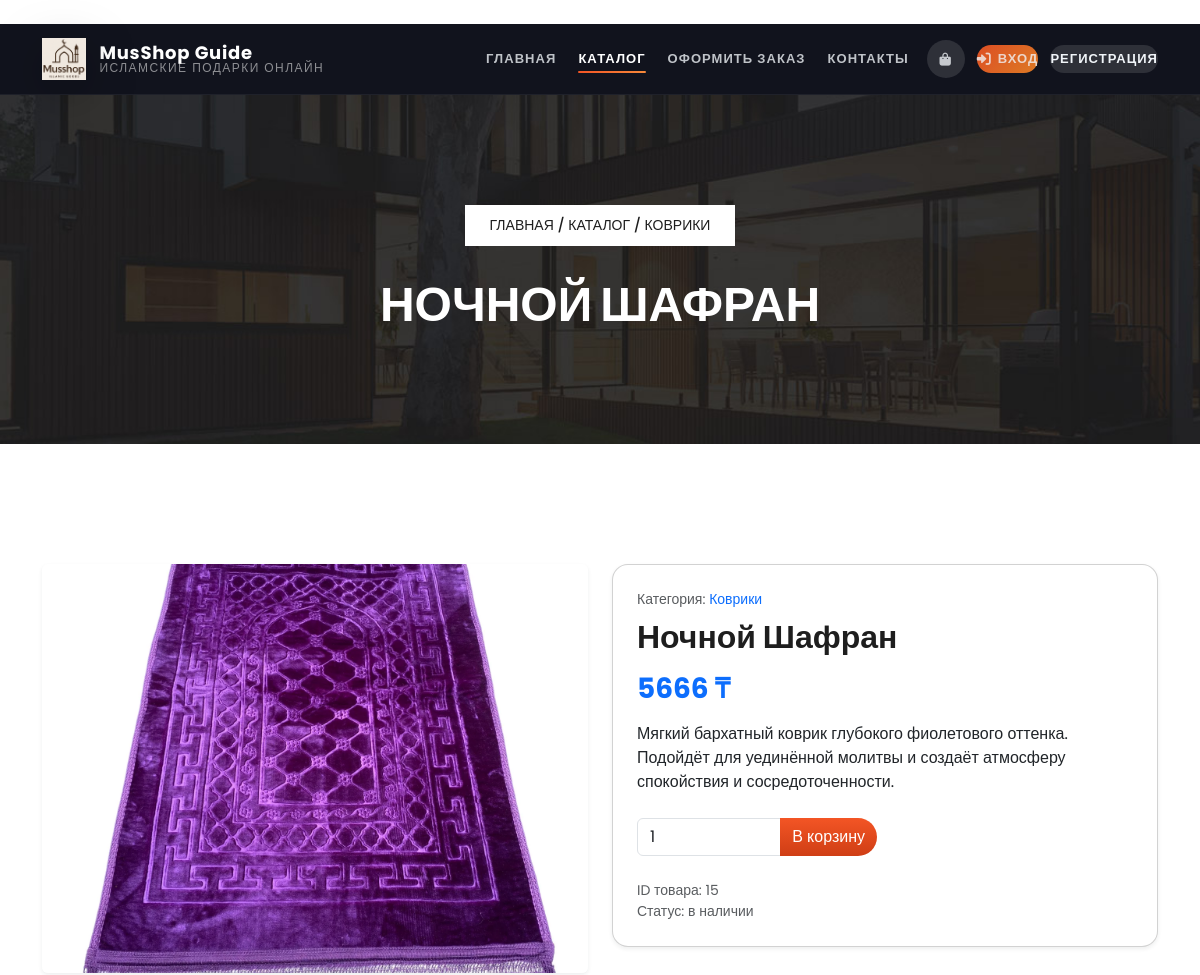
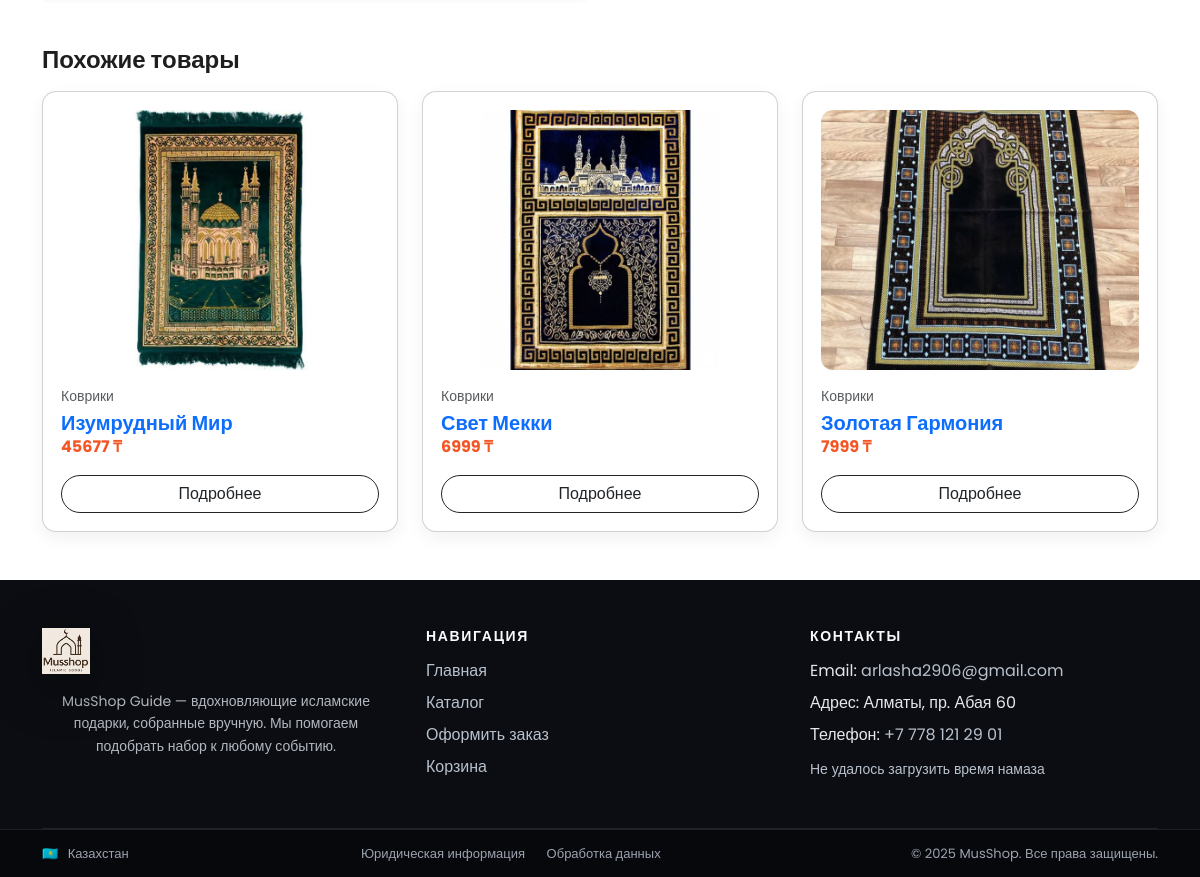
/product/nochnoj-shafran/, run on the app's committed database (2 pictures, top to bottom).
### catalog/models.py (models this page shows, shortened)
class Product(models.Model):
    category = models.ForeignKey(Category, on_delete=models.PROTECT, related_name="products", verbose_name="Категория")
    title = models.CharField("Название", max_length=200)
    slug = models.SlugField("Слаг", max_length=220, unique=True, blank=True)
    price = models.DecimalField("Цена, ₸", max_digits=12, decimal_places=2)
    image = models.ImageField("Фото", upload_to="products/")
    short_desc = models.CharField("Краткое описание", max_length=250, blank=True)
    description = models.TextField("Описание", blank=True)
    is_active = models.BooleanField("Показывать на сайте", default=True)
    created_at = models.DateTimeField(auto_now_add=True)
    class Meta:
        verbose_name = "Товар"
        verbose_name_plural = "Товары"
        ordering = ["-created_at"]

class Category(models.Model):
    name = models.CharField("Название", max_length=120, unique=True)
    slug = models.SlugField("Слаг", max_length=140, unique=True, blank=True)
    class Meta:
        verbose_name = "Категория"
        verbose_name_plural = "Категории"
        ordering = ["name"]

### catalog/views.py (the view)
# urls.py: path("product/<slug:slug>/", views.product_detail, name="product"),
def product_detail(request, slug):
    product = get_object_or_404(Product, slug=slug, is_active=True)
    related = (
        Product.objects.filter(is_active=True, category=product.category)
        .exclude(id=product.id)[:3]
    )
    return render(
        request,
        "product_detail.html",
        {
            "product": product,
            "related": related,
        },
    )

### cart/context_processors.py (called while the page is built)
def cart(request):
    session_cart = request.session.get("cart", {})
    total_qty = sum(item.get("qty", 0) for item in session_cart.values())
    return {"cart_count": total_qty, "cart_items": session_cart}

### templates/product_detail.html (shortened to what this page needs)
{% extends "base.html" %}
{% load static %}
{% block page_heading %}
<div class="page-heading header-text">
  <div class="container">
    <div class="row"><div class="col-lg-12">
      <span class="breadcrumb"><a href="{% url 'home' %}">Главная</a> / <a href="{% url 'shop_all' %}">Каталог</a> / {{ product.category.name }}</span>
      <h3>{{ product.title }}</h3>
    </div></div>
  </div>
</div>
{% endblock %}
{% block content %}
<div class="product-detail">
  <div class="row g-4">
    <div class="col-lg-6">
      <div class="ratio ratio-4x3 rounded shadow-sm overflow-hidden">
        {% if product.image %}
          <img src="{{ product.image.url }}" class="w-100 h-100 object-fit-cover" alt="{{ product.title }}">
        {% else %}
          <img src="{% static 'assets/images/property-01.jpg' %}" class="w-100 h-100 object-fit-cover" alt="{{ product.title }}">
        {% endif %}
      </div>
    </div>
    <div class="col-lg-6">
      <div class="card shadow-sm" style="border-radius:16px;">
        <div class="card-body p-4">
          <span class="text-muted small">Категория: <a href="{% url 'category' product.category.slug %}">{{ product.category.name }}</a></span>
          <h2 class="mt-2">{{ product.title }}</h2>
          <div class="d-flex align-items-baseline gap-2 mt-3">
            <h3 class="text-primary mb-0">{{ product.price|floatformat:0 }} ₸</h3>
          </div>
          {% if product.description %}
            <div class="mt-3 product-description">{{ product.description|linebreaksbr }}</div>
          {% endif %}
          <form class="mt-4" action="{% url 'cart_add' product.slug %}" method="post">
            <div class="input-group" style="max-width:240px;">
              <input type="number" name="qty" value="1" min="1" class="form-control">
              <button class="btn btn-primary" type="submit">В корзину</button>
            </div>
          </form>
          <div class="mt-4 small text-muted">
            <div>ID товара: {{ product.id }}</div>
            <div>Статус: {% if product.is_active %}в наличии{% else %}нет в наличии{% endif %}</div>
          </div>
        </div>
      </div>
    </div>
  </div>
  {% if related %}
    <div class="mt-5">
      <h4 class="mb-3">Похожие товары</h4>
      <div class="row g-4">
        {% for item in related %}
          <div class="col-sm-6 col-lg-4">
            <div class="card product-card h-100">
              <div class="product-thumb mb-3">
                {% if item.image %}
                  <img src="{{ item.image.url }}" alt="{{ item.title }}">
                {% else %}
                  <img src="{% static 'assets/images/property-02.jpg' %}" alt="{{ item.title }}">
                {% endif %}
              </div>
              <span class="text-muted small">{{ item.category.name }}</span>
              <h5 class="mt-1"><a href="{% url 'product' item.slug %}">{{ item.title }}</a></h5>
              <div class="price mt-auto">{{ item.price|floatformat:0 }} ₸</div>
              <a class="btn btn-outline-dark mt-3" href="{% url 'product' item.slug %}">Подробнее</a>
            </div>
          </div>
        {% endfor %}
      </div>
    </div>
  {% endif %}
</div>
{% endblock %}

### static/assets/css/templatemo-villa-agency.css (style rules this page uses)
html, body, div, span, applet, object, iframe, h1, h2, h3, h4, h5, h6, p, blockquote, div pre, a, abbr, acronym, address, big, cite, code, del, dfn, em, font, img, ins, kbd, q, s, samp, small, strike, strong, sub, sup, tt, var, b, u, i, center, dl, dt, dd, ol, ul, li, figure, header, nav, section, article, aside, footer, figcaption { margin: 0; padding: 0; border: 0; outline: 0; }
* { box-sizing: border-box; }
html, body { font-family: 'Poppins', sans-serif; -ms-text-size-adjust: 100%; -webkit-font-smoothing: antialiased; -moz-osx-font-smoothing: grayscale; }
a { text-decoration: none !important; }
h1, h2, h3, h4, h5, h6 { color: #1e1e1e; margin-top: 0px; margin-bottom: 0px; font-weight: 700; }
img { width: 100%; overflow: hidden; }
html, body { font-family: 'Poppins', sans-serif; }
.page-heading { background-image: url(../images/page-heading-bg.jpg); background-position: center bottom; background-repeat: no-repeat; background-size: cover; padding: 110px 0px; text-align: center; }
.page-heading span { background-color: #fff; color: #1e1e1e; font-size: 14px; font-weight: 500; text-transform: uppercase; padding: 10px 25px; display: inline-block; margin-bottom: 30px; }
.page-heading span a { color: #1e1e1e; }
.page-heading h3 { font-size: 48px; font-weight: 900; text-transform: uppercase; color: #fff; }
body { overflow-x: hidden; }
.product-card { display:flex; flex-direction:column; height:100%; padding:18px; border-radius:14px; background:#fff; box-shadow:0 6px 18px rgba(0,0,0,.06); }
.product-card .product-thumb img { width:100%; height:260px; object-fit:cover; border-radius:12px; }
.product-card .price { color:#f35525; font-weight:700; }

### static/assets/css/mobile.css (style rules this page uses)
img { max-width: 100%; height: auto; }
.product-card img { height: 220px; object-fit: cover; width: 100%; border-radius: 12px; }
:root { --brand:#f35525; --brand-dark:#cf3e15; --ink:#1e1e1e; --muted:#6c757d; --header-height:68px; }
.btn-primary { background:linear-gradient(180deg,var(--brand),var(--brand-dark));border:none;border-radius:24px }
.btn { border-radius:20px }
.card { border-radius:14px }
.product-card { transition:transform .15s ease, box-shadow .15s ease }

### data on the page
Product: category.name "КОВРИКИ", title "НОЧНОЙ ШАФРАН", image (picture), category.name "Коврики", title "Ночной Шафран", price "5666", description "Мягкий бархатный коврик глубокого фиолетового оттенка. Подойдёт для уединённой молитвы и создаёт атмосферу спокойствия и сосредоточенности.", id "15"
Product: image (picture), category.name "Коврики", title "Изумрудный Мир", price "45677"
Product: image (picture), category.name "Коврики", title "Свет Мекки", price "6999"
Product: image (picture), category.name "Коврики", title "Золотая Гармония", price "7999"
